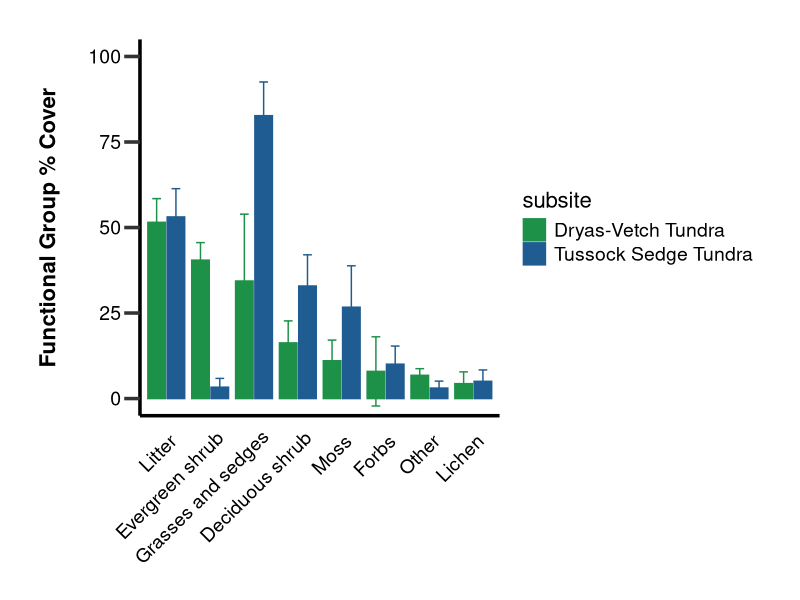
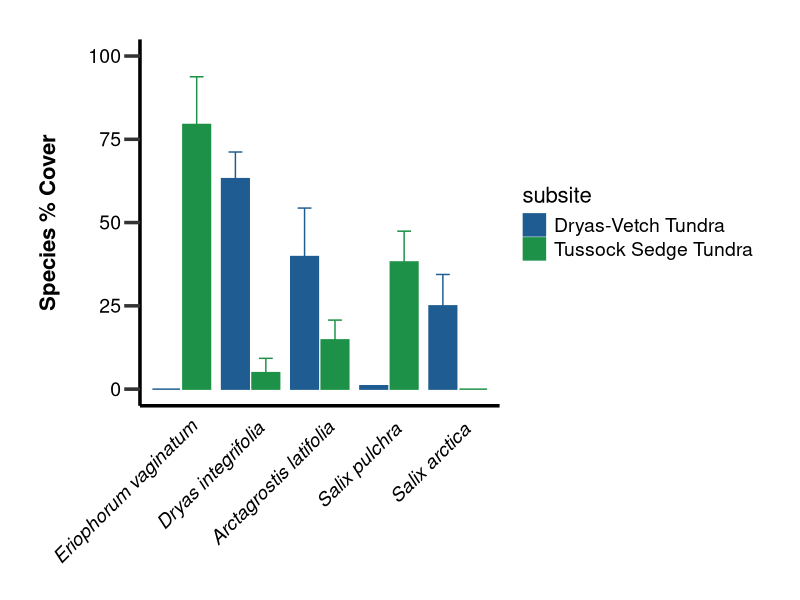
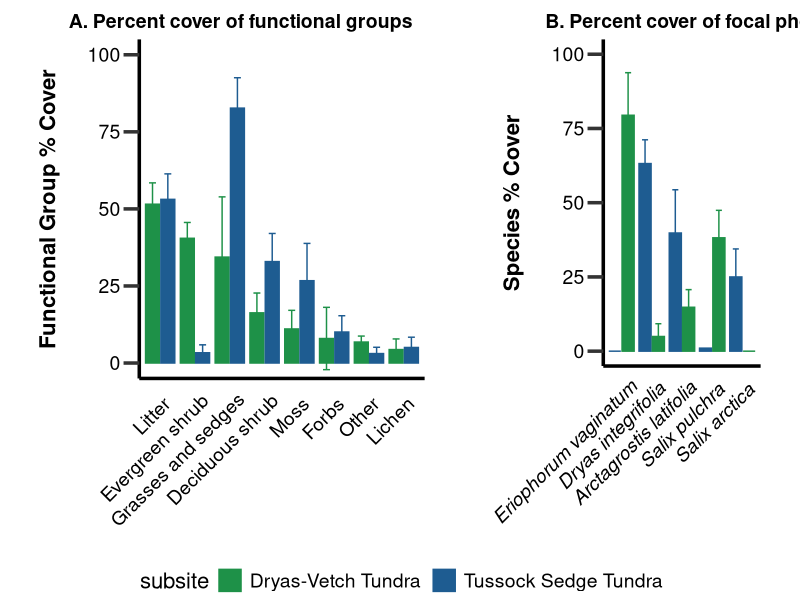

These figures' R source, in order:
# Phenology Time-Series Script of Plant Composition
# Isla Myers-Smith 1st September 2020

# Dependencies
library(tidyverse)
library(ggpubr)

data <- read.csv("data/plant_cover/qhi_cover_ITEX_1999_2017.csv")

data2 <- data %>%
  filter(year > 2015, !is.na(gfnarrowarft)) %>%
  mutate(subsite = dplyr::recode(
    sub_name, 
    'QHI:HE' = "Tussock Sedge Tundra", 
    'QHI:KO' = "Dryas-Vetch Tundra")) %>%
  rename(species = name) %>% 
  mutate(functional_group = dplyr::recode(
    gfnarrowarft, 
    'OTHER' = "Other", 
    'ROCK' = "Other", 
    'WATER' = "Other", 
    'SOIL' = "Other", 
    'DUNG' = "Other", 
    'FUNGI' = "Other", 
    'FUNGUS' = "Other",
    'FORBSV' = "Forbs", 
    'ESHRUB' = "Evergreen shrub", 
    'DSHRUB' = "Deciduous shrub", 
    'GRAMINOID' = "Grasses and sedges", 
    'LICHEN' = 'Lichen', 
    'MOSS' = "Moss", 
    'SHRUBU' = "Deciduous shrub",
    'SHRUB' = "Other vegetation", 
    'LIVER' = "Other vegetation", 
    'LITTER' = "Litter"))

data3 <- data2 %>%
  filter(functional_group != "Other vegetation") %>%
  group_by(year, subsite, plot, functional_group) %>%
  summarise(plot_cover = sum(cover)) %>%
  ungroup() %>%
  mutate(plot_cover_max = max(plot_cover), 
         plot_cover_100 = (plot_cover/plot_cover_max)*100)

data4 <- data3 %>% 
  group_by(year, subsite, functional_group) %>% 
  summarise(mean_cover = mean(plot_cover_100), 
            sd_cover = sd(plot_cover_100)) %>% 
  group_by(subsite, functional_group) %>% 
  summarise(mean_cover2 = mean(mean_cover), 
            sd_cover2 = mean(sd_cover)) %>% 
  mutate(functional_group = fct_reorder(functional_group, -mean_cover2))

# figure

# Set y axis label and colour colour
y_label_colour <- "black"

# Adjust visibility of axis labels according to plot positions
x.axis.text.colour <- "black"
y.axis.text.colour <- "black"

# plot a

(composition_plot <- ggplot(data4) +
    geom_col(aes(x = functional_group, 
                 y = mean_cover2, 
                 colour = subsite,
                 fill = subsite,
                 group = subsite),
             width = 0.8,
             position = position_dodge(0.88)) +
    geom_errorbar(aes(x = functional_group,
                      ymin = mean_cover2 - sd_cover2,
                      ymax = mean_cover2 + sd_cover2,
                      colour = subsite,
                      group = subsite),
                  width = 0.4,
                  position = position_dodge(0.88)) +
    #annotate("text", x = 2.3, y = 100, label = "A. Percent cover of functional groups", size = 6) +
    scale_colour_manual(values = c("#1e9148FF", "#1e5c91FF")) +
    scale_fill_manual(values = c("#1e9148FF", "#1e5c91FF")) +
    coord_cartesian(ylim = c(0,100)) +
    ylab("Functional Group % Cover\n") +
    xlab("") +
    theme_bw() +
    theme(
      panel.border = element_blank(),
      panel.grid.major = element_blank(),
      panel.grid.minor = element_blank(),
      plot.margin = margin(1, 1, 0, 1, "cm"),
      axis.line = element_line(colour = "black", size = 1.2),
      axis.title = element_text(size = 16, 
                                face = "bold", 
                                colour = y_label_colour),
      axis.text.x = element_text(size = 14, 
                                 colour = x.axis.text.colour,
                                 angle = 45,
                                 hjust= 0.95,
                                 vjust= 1),
      axis.text.y = element_text(size = 14, colour = y.axis.text.colour),
      axis.ticks = element_line(size = 1.2),
      axis.ticks.length = unit(0.4, "cm"),
      axis.ticks.x = element_blank(),
      legend.title = element_text(size = 16, colour = x.axis.text.colour),
      legend.text = element_text(size = 14, colour = x.axis.text.colour)))

# plot b

data5 <- data2 %>%
  filter(functional_group != "Other vegetation") %>%
  filter(species == "Arctagrostis latifolia" | 
           species == "Dryas integrifolia" |
           species == "Eriophorum vaginatum" | 
           species == "Salix arctica" | 
           species == "Salix pulchra") %>% 
  group_by(year, subsite, plot, species) %>%
  summarise(plot_cover = mean(cover)) %>%
  ungroup() %>%
  mutate(plot_cover_max = max(plot_cover), 
         plot_cover_100 = (plot_cover/plot_cover_max)*100)

data6 <- data5 %>%
  group_by(year, subsite, species) %>% 
  summarise(mean_cover = mean(plot_cover_100), 
            sd_cover = sd(plot_cover_100)) %>% 
  group_by(subsite, species) %>% 
  summarise(mean_cover2 = mean(mean_cover), 
            sd_cover2 = mean(sd_cover)) %>% 
  ungroup() %>% 
  add_row(subsite = "Tussock Sedge Tundra", 
          species = "Salix arctica",
          mean_cover2 = 0, 
          sd_cover2 = NA) %>% 
  add_row(subsite = "Dryas-Vetch Tundra", 
          species = "Eriophorum vaginatum", 
          mean_cover2 = 0, 
          sd_cover2 = NA) %>% 
  mutate(species = fct_reorder(species, -mean_cover2))

(species_plot <- ggplot(data6) +
    geom_col(aes(x = species, 
                 y = mean_cover2, 
                 colour = subsite,
                 fill = subsite,
                 group = subsite),
             width = 0.8,
             position = position_dodge(0.88)) +
    geom_errorbar(aes(x = species,
                      ymin = mean_cover2 - sd_cover2,
                      ymax = mean_cover2 + sd_cover2,
                      colour = subsite,
                      group = subsite),
                  width = 0.4,
                  position = position_dodge(0.88)) +
    #annotate("text", x = 2.3, y = 100, label = "B. Percent cover of focal species", size = 6) +
    scale_colour_manual(values = c("#1e5c91FF", "#1e9148FF")) +
    scale_fill_manual(values = c("#1e5c91FF", "#1e9148FF")) +
    coord_cartesian(ylim = c(0,100)) +
    ylab("Species % Cover\n") +
    xlab("") +
    theme_bw() +
    theme(
      panel.border = element_blank(),
      panel.grid.major = element_blank(),
      panel.grid.minor = element_blank(),
      plot.margin = margin(1, 1, 0, 1, "cm"),
      axis.line = element_line(colour = "black", size = 1.2),
      axis.title = element_text(size = 16, 
                                face = "bold", 
                                colour = y_label_colour),
      axis.text.x = element_text(size = 14, 
                                 colour = x.axis.text.colour,
                                 angle = 45,
                                 hjust= 0.95,
                                 vjust= 1,
                                 face = "italic"),
      axis.text.y = element_text(size = 14, colour = y.axis.text.colour),
      axis.ticks = element_line(size = 1.2),
      axis.ticks.length = unit(0.4, "cm"),
      axis.ticks.x = element_blank(),
      legend.title = element_text(size = 16, colour = x.axis.text.colour),
      legend.text = element_text(size = 14, colour = x.axis.text.colour)))

figure <- ggarrange(
  composition_plot, 
  species_plot, 
  ncol = 2, 
  nrow = 1, 
  widths = c(0.58, 0.42), 
  labels=c("A. Percent cover of functional groups",
           "B. Percent cover of focal phenology species"),
  vjust = c(2, 2), 
  hjust = c(-0.2, -0.2), 
  common.legend = TRUE, 
  legend = "bottom") 

ggsave("Figures/fig_x_plant_cover/fig_x_plant_cover.png", 
       figure, width = 14, height = 8)
